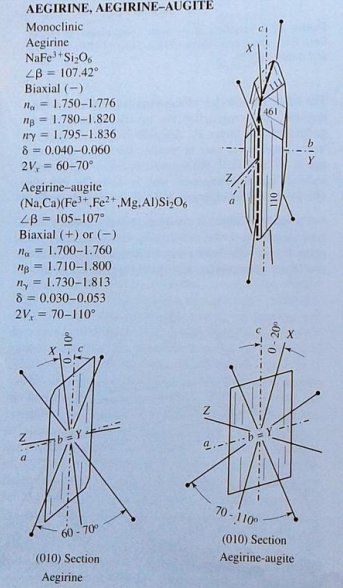
#> input picture static/img/0aeg.png, 343 x 588 px, found by its file name; its folder holds 4 pictures in this run
$ python conversor.py
#> lines starting #> are read from the running program, lines starting #| are printed output that depends on the picture
import cv2
import os

for file in os.listdir('static/img'):
    if "png" not in file: continue
    imagen = cv2.imread('static/img/' +file)
#> imagen is the input picture: shape (588, 343, 3); mean B, G, R 213.6, 189.8, 173.9
    grayscale = cv2.cvtColor(imagen, cv2.COLOR_BGR2GRAY)
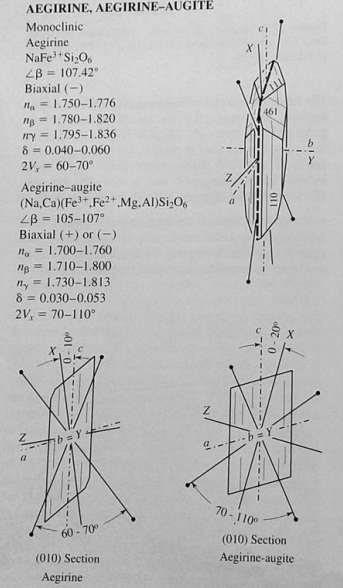
#> grayscale: shape (588, 343); min 0, max 245, mean 187.7
    cv2.imwrite('static/img/' + file,grayscale)
#> pass 2 of the loop `for file in os.listdir('static/img'):`:
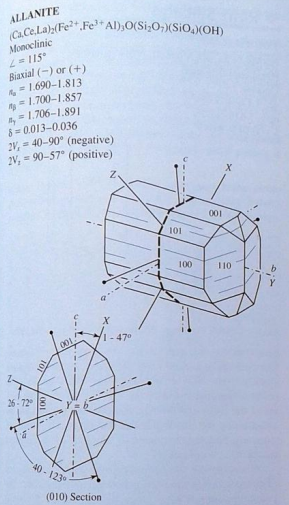
#> input picture static/img/0ala.png, 289 x 505 px, found by its file name
#> imagen is the input picture: shape (505, 289, 3); mean B, G, R 224.5, 201.9, 189.6
#> `grayscale = cv2.cvtColor(imagen, cv2.COLOR_BGR2GRAY)`:
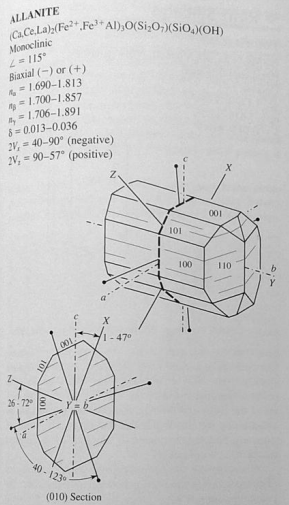
#> grayscale: shape (505, 289); min 5, max 250, mean 200.8
